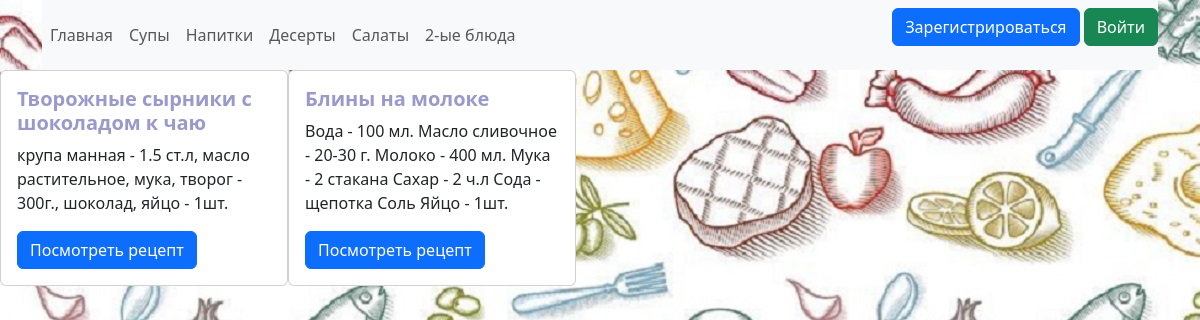
/desserts, run on the app's committed database.
### data/recipes.py (models this page shows)
class Recipe(SqlAlchemyBase, SerializerMixin):
    __tablename__ = 'recipes'
    id = sqlalchemy.Column(sqlalchemy.Integer,
                           primary_key=True, autoincrement=True)
    name = sqlalchemy.Column(sqlalchemy.String, nullable=True)
    ingredients = sqlalchemy.Column(sqlalchemy.TEXT, nullable=True)
    recipe = sqlalchemy.Column(sqlalchemy.TEXT)

### main.py (the view)
@app.route('/desserts')
def desserts():
    db_sess = db_session.create_session()
    temp = [el.id for el in db_sess.query(RecCat).filter(RecCat.id_cats == 4).all()]
    desserts = db_sess.query(Recipe).filter(Recipe.id.in_(temp)).all()
    return render_template('list_desserts.html', desserts=desserts, title='Десерты')

### data/db_session.py (called while the page is built)
def create_session() -> Session:
    global __factory
    return __factory()

### templates/list_desserts.html
{% extends "base.html" %}
{% block content %}
<div style="display: flex;">
    {% for des in desserts %}
        <div class="card" style="width: 18rem;">
              <div class="card-body">
                <h5 class="card-title"><font color="9999cc"><b>{{des.name}}</b></font></h5>
                <p class="card-text">{{des.ingredients}}</p>
                <a href="{{ url_for('dessert', pk=des.id) }}" class="btn btn-primary">Посмотреть рецепт</a>
              </div>
        </div>
    {% endfor %}
</div>
{% endblock %}

### data on the page
Recipe: name "Творожные сырники с шоколадом к чаю", ingredients "крупа манная - 1.5 ст.л, масло растительное, мука, творог - 300г., шоколад, яйцо - 1шт."
Recipe: name "Блины на молоке", ingredients "Вода - 100 мл. Масло сливочное - 20-30 г. Молоко - 400 мл. Мука - 2 стакана Сахар - 2 ч.л Сода - щепотка Соль Яйцо - 1шт."
